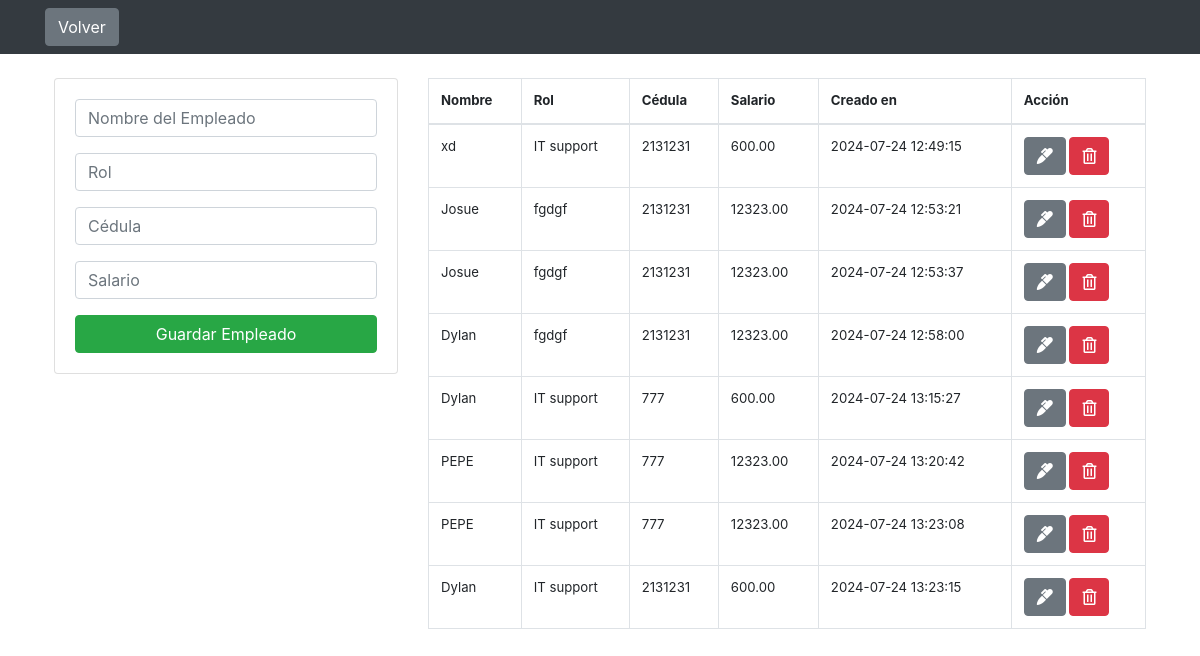
The app's page /crud_1/crud.php with its own data.
### tables this page shows
CREATE TABLE `empleados` (
  `id` int NOT NULL,
  `nombre_empleado` varchar(255) NOT NULL,
  `rol` varchar(100) NOT NULL,
  `cedula` varchar(20) NOT NULL,
  `salario` decimal(10,2) NOT NULL,
  `created_at` timestamp NOT NULL DEFAULT CURRENT_TIMESTAMP
);

### crud_1/crud.php (the view, shortened to what this page needs)
<?php
include("db.php");
include('includes/header_crud.php');
?>
<main class="container p-4">
  <div class="row">
    <div class="col-md-4">
      <div class="card card-body">
        <form action="save_employee.php" method="POST">
          <div class="form-group">
            <input type="text" name="nombre_empleado" class="form-control" placeholder="Nombre del Empleado" autofocus>
          </div>
          <div class="form-group">
            <input type="text" name="rol" class="form-control" placeholder="Rol">
          </div>
          <div class="form-group">
            <input type="text" name="cedula" class="form-control" placeholder="Cédula">
          </div>
          <div class="form-group">
            <input type="text" name="salario" class="form-control" placeholder="Salario">
          </div>
          <input type="submit" name="save_employee" class="btn btn-success btn-block" value="Guardar Empleado">
        </form>
      </div>
    </div>
    <div class="col-md-8">
      <table class="table table-bordered">
        <thead>
          <tr>
            <th>Nombre</th>
            <th>Rol</th>
            <th>Cédula</th>
            <th>Salario</th>
            <th>Creado en</th>
            <th>Acción</th>
          </tr>
        </thead>
        <tbody>
          <?php
          $query = "SELECT * FROM empleados";
          $result_employees = mysqli_query($conn, $query);
          while($row = mysqli_fetch_assoc($result_employees)) { ?>
          <tr>
            <td>
              <?php echo $row['nombre_empleado']; ?>
            </td>
            <td>
              <?php echo $row['rol']; ?>
            </td>
            <td>
              <?php echo $row['cedula']; ?>
            </td>
            <td>
              <?php echo $row['salario']; ?>
            </td>
            <td>
              <?php echo $row['created_at']; ?>
            </td>
            <td>
              <a href="edit_employee.php?id=<?php echo $row['id']?>" class="btn btn-secondary">
                <i class="fas fa-marker"></i>
              </a>
              <a href="delete_employee.php?id=<?php echo $row['id']?>" class="btn btn-danger">
                <i class="far fa-trash-alt"></i>
              </a>
            </td>
          </tr>
          <?php } ?>
        </tbody>
      </table>
    </div>
  </div>
</main>
<?php
include('includes/footer_crud.php');
?>

### crud_1/includes/header_crud.php (shortened to what this page needs)
<!DOCTYPE html>
<html lang="en">
<head>
  <link href="https://bootswatch.com/4/yeti/bootstrap.min.css" rel="stylesheet">
  <link href="https://stackpath.bootstrapcdn.com/bootstrap/4.5.2/css/bootstrap.min.css" rel="stylesheet">
  <link href="https://use.fontawesome.com/releases/v5.6.3/css/all.css" rel="stylesheet">
</head>
<body>
  <nav class="navbar navbar-dark bg-dark">
    <div class="container">
      <a href="../" class="btn btn-secondary">Volver</a>
    </div>
  </nav>

### crud_1/includes/footer_crud.php (shortened to what this page needs)
</body>
</html>

### records on screen
empleados: nombre_empleado "xd", rol "IT support", cedula "2131231", salario "600.00", created_at "2024-07-24 12:49:15"
empleados: nombre_empleado "Josue", rol "fgdgf", cedula "2131231", salario "12323.00", created_at "2024-07-24 12:53:21"
empleados: nombre_empleado "Josue", rol "fgdgf", cedula "2131231", salario "12323.00", created_at "2024-07-24 12:53:37"
empleados: nombre_empleado "Dylan", rol "fgdgf", cedula "2131231", salario "12323.00", created_at "2024-07-24 12:58:00"
empleados: nombre_empleado "Dylan", rol "IT support", cedula "777", salario "600.00", created_at "2024-07-24 13:15:27"
empleados: nombre_empleado "PEPE", rol "IT support", cedula "777", salario "12323.00", created_at "2024-07-24 13:20:42"
empleados: nombre_empleado "PEPE", rol "IT support", cedula "777", salario "12323.00", created_at "2024-07-24 13:23:08"
empleados: nombre_empleado "Dylan", rol "IT support", cedula "2131231", salario "600.00", created_at "2024-07-24 13:23:15"
